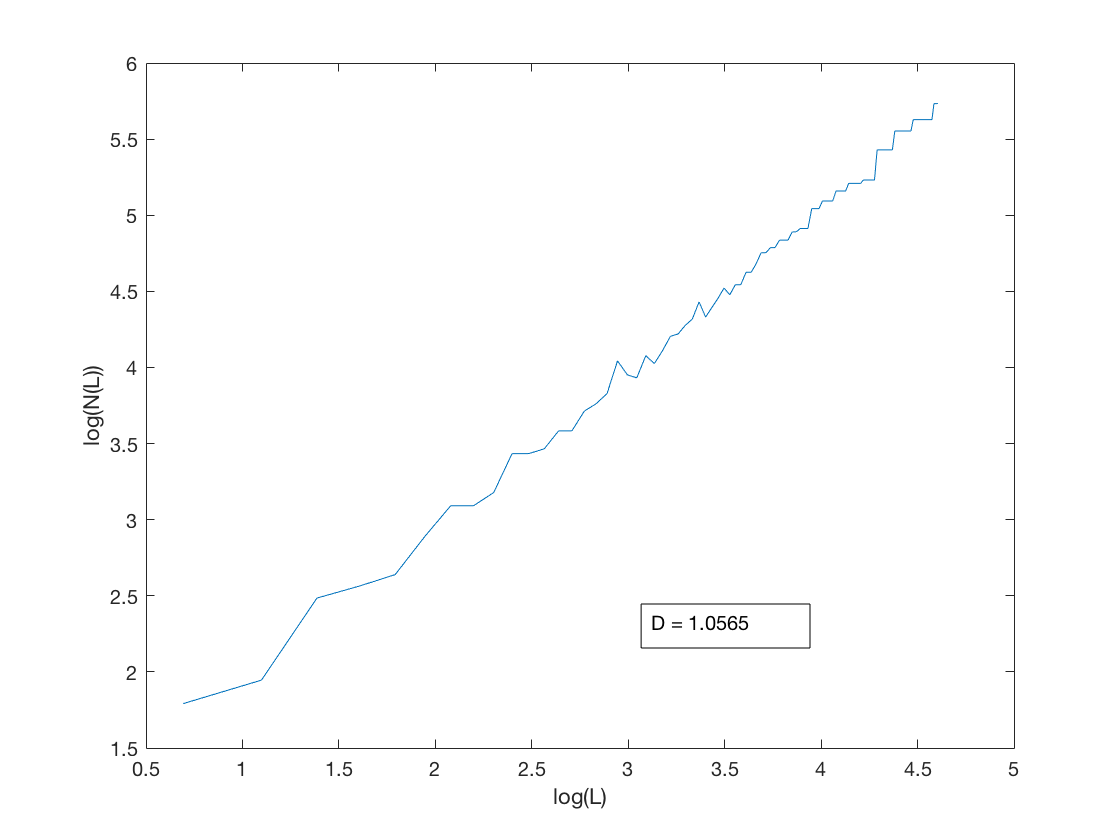
%> input picture cellCountCircleTest.png, 1120 x 840 px
$ octave --eval "diffBoxCount('cellCountCircleTest.png');"   (GNU Octave 9; MATLAB toolbox functions it lacks are replaced by stand-ins)
%> lines starting %> are read from the running program, lines starting %| are printed output that depends on the picture
%% Question 4: Computing the Fractal dimension - Part 1

function diffBoxCount(filepath)
%> called with filepath = 'cellCountCircleTest.png'
% This is an implementation of the differential box counting method to
% compute the fractal dimension.

image=imread(filepath);
%> image is the input picture: size 840x1120x3 uint8; mean R, G, B 253.2, 253.3, 253.4
image=rgb2gray(image);
%> image: size 840x1120 uint8
image= imcomplement(image);
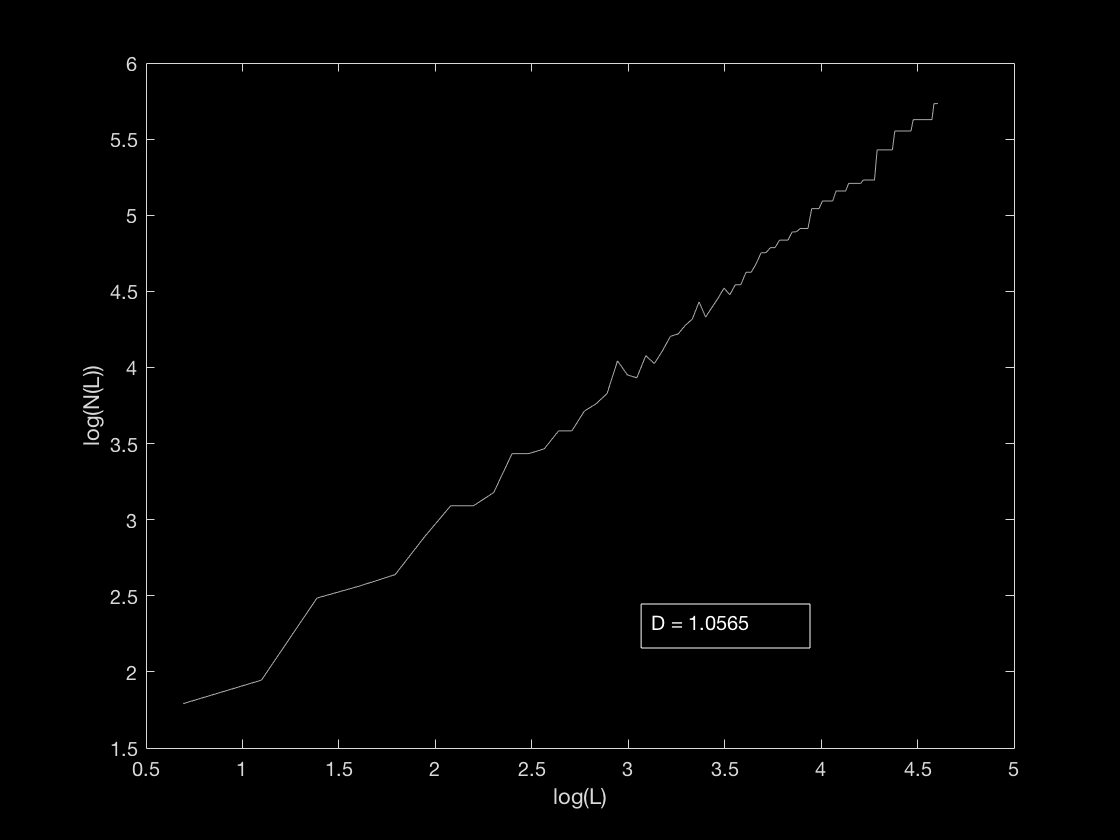
%> image: size 840x1120 uint8; min 0, max 255, mean 1.7

[row, col]=size(image);
%> row = 840; col = 1120

maxL = 100;

% container to calculate our N_r
% we will range from r = 2 to 10
Nr = zeros(1, maxL - 1);

for r=2:maxL

    % change this...
    % F = colfilt(image, [r r],'sliding', rc);

    mr = ceil(row./r); % median of rows
    mc = ceil(col./r); % median of columns

    rc = @(block_struct) max(block_struct.data(:))-min(block_struct.data(:))+ 1;

    F = blockproc(image,[mr,mr],rc);

    Nr(r-1) = sum(F(:));
end

r_vals = 2:maxL;

plot(log(r_vals),log(Nr));
coef = polyfit(log(r_vals), log(Nr), 1);
coef(1)


end
%> (the run ends here)
